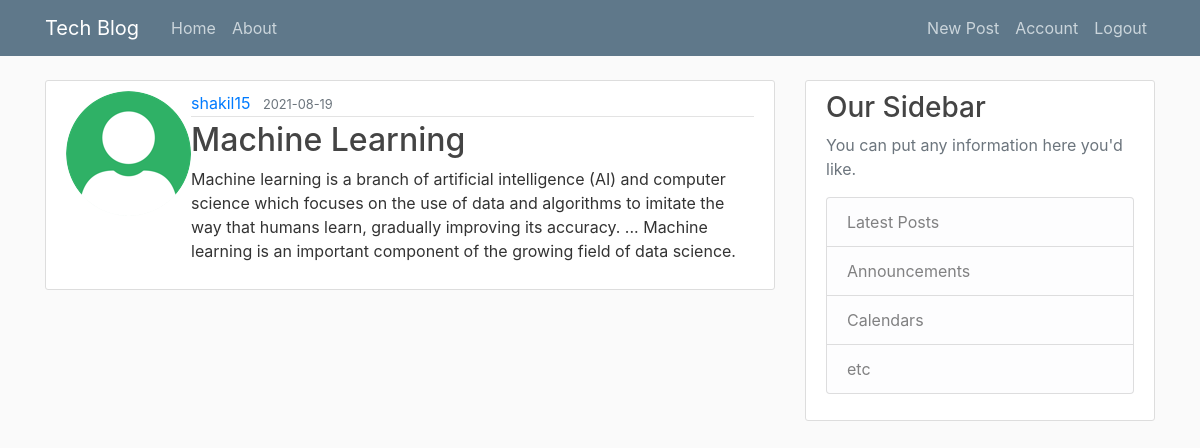
Screenshot of /home (signed in) with the database file from the repository.
### blog/models.py (models this page shows, shortened)
class Post(db.Model):
    id = db.Column(db.Integer, primary_key=True)
    title = db.Column(db.String(100), nullable=False)
    Date = db.Column(db.DateTime, nullable=False, default=datetime.utcnow)
    content = db.Column(db.Text, nullable=False)
    user_id = db.Column(db.Integer, db.ForeignKey('user.id'), nullable=False)

class User(db.Model,UserMixin):
    id = db.Column(db.Integer, primary_key=True)
    username = db.Column(db.String(20), unique=True, nullable=False)
    email = db.Column(db.String(120), unique=True, nullable=False)
    image_file = db.Column(db.String(20), nullable=False, default='default.JPG')
    password = db.Column(db.String(60), nullable=False)
    posts = db.relationship('Post', backref='author', lazy=True)

### blog/routes.py (the view)
@app.route("/")
@app.route("/home")
def home():
    posts = Post.query.all()
    return render_template('home.html', posts=posts)

### blog/models.py (called while the page is built)
@login_manager.user_loader
def load_user(user_id):
    return User.query.get(int(user_id))

### blog/templates/home.html
{% extends "layout.html" %}
{% block content %}
    {% for post in posts %}
        <article class="media content-section">
          <img class="rounded-circle article-image" src="{{url_for('static', filename='profile_pics/' + post.author.image_file)}}">
          <div class="media-body">
            <div class="article-metadata">
              <a class="mr-2" href="#">{{ post.author.username }}</a>
              <small class="text-muted">{{ post.Date.strftime('%Y-%m-%d') }}</small>
            </div>
            <h2><a class="article-title" href="{{url_for('post',post_id=post.id)}}">{{ post.title }}</a></h2>
            <p class="article-content">{{ post.content }}</p>
          </div>
        </article>
    {% endfor %}
{% endblock content %}

### blog/static/main.css (style rules this page uses)
body { background: #fafafa; color: #333333; margin-top: 5rem; }
h1, h2, h3, h4, h5, h6 { color: #444444; }
.content-section { background: #ffffff; padding: 10px 20px; border: 1px solid #dddddd; border-radius: 3px; margin-bottom: 20px; }
.article-title { color: #444444; }
.article-content { white-space: pre-line; }
.article-metadata { padding-bottom: 1px; margin-bottom: 4px; border-bottom: 1px solid #e3e3e3 }

### rows the page displays
Post: image_file (picture), author.username "shakil15", Date "2021-08-19", title "Machine Learning", content "Machine learning is a branch of artificial intelligence (AI) and computer science which focuses on the use of data and algorithms to imitate the way that humans learn, gradually improving its accuracy. ... Machine learning is an important component of the growing field of data science."
